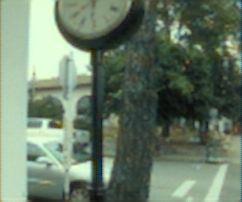
#> input picture images/000000000064_cnn_ip.png, 242 x 202 px, given in place of asianwoman_nearest_ip.png, which was not available
$ python edge.py
#> lines starting #> are read from the running program, lines starting #| are printed output that depends on the picture; pictures that were not available may be replaced by others from this repository, and a replacement may not be noted
import cv2
import numpy as np
from matplotlib import pyplot as plt

nearest = cv2.Canny(cv2.imread('images/asianwoman_nearest_ip.png',0), 100, 200)
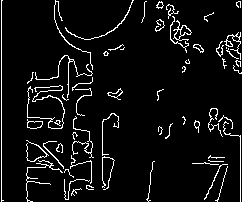
#> nearest: shape (202, 242); 6.2% white in thin lines or dots
cnn = cv2.Canny(cv2.imread('images/asianwoman_cnn_ip.png',0), 100, 200)
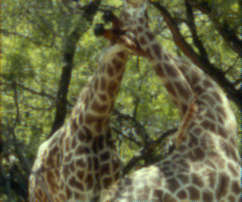
#> input picture images/000000000072_high_ip.png, 242 x 202 px, given in place of asianwoman_cnn_ip.png, which was not available
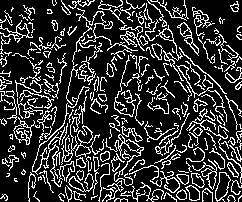
#> cnn: shape (202, 242); 20.2% white in thin lines or dots
high = cv2.Canny(cv2.imread('images/asianwoman_high_ip.png',0), 100, 200)
bilinear = cv2.Canny(cv2.imread('images/asianwoman_bilinear_ip.png',0), 100, 200)
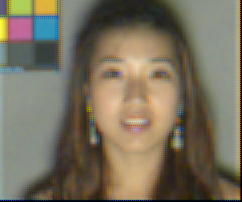
#> input picture images/asianwoman_bilinear_ip.png, 242 x 202 px
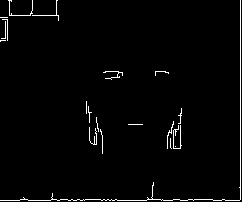
#> bilinear: shape (202, 242); 2% white in thin lines or dots

plt.subplot(221),plt.imshow(nearest,cmap = 'gray')
plt.title('Nearest Neighbor'), plt.xticks([]), plt.yticks([])
plt.subplot(222),plt.imshow(cnn,cmap = 'gray')
plt.title('CNN'), plt.xticks([]), plt.yticks([])
plt.subplot(223),plt.imshow(bilinear,cmap = 'gray')
plt.title('Bilinear Interpolation'), plt.xticks([]), plt.yticks([])
plt.subplot(224),plt.imshow(high,cmap = 'gray')
plt.title('Simulation'), plt.xticks([]), plt.yticks([])
plt.show()
